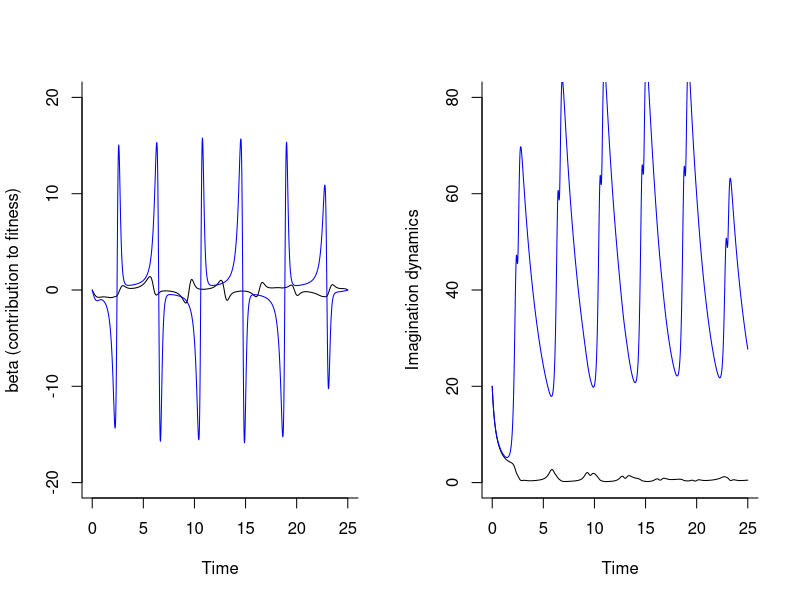

Write R code to recreate this figure.
#imagination optimal control

obs=10000 
nobs=obs+1
tol=0.001

beta=array(0,dim=c(nobs)) 
beta1=array(0,dim=c(nobs)) 
oldbeta=array(0,dim=c(nobs)) 
x=array(0,dim=c(nobs)) 
oldx=array(0,dim=c(nobs))
y=array(0,dim=c(nobs))
oldy=array(0,dim=c(nobs))
M=array(0,dim=c(nobs))
oldM=array(0,dim=c(nobs)) 

lambda1=array(0,dim=c(nobs)) 
lambda2=array(0,dim=c(nobs))
lambda3=array(0,dim=c(nobs))
oldlambda1=array(0,dim=c(nobs))
oldlambda2=array(0,dim=c(nobs))
oldlambda3=array(0,dim=c(nobs)) 

nbeta=array(0,dim=c(nobs)) 
nbeta1=array(0,dim=c(nobs)) 
noldbeta=array(0,dim=c(nobs)) 
nx=array(0,dim=c(nobs)) 
noldx=array(0,dim=c(nobs))
ny=array(0,dim=c(nobs))
noldy=array(0,dim=c(nobs))
N=array(0,dim=c(nobs))
noldN=array(0,dim=c(nobs)) 

nlambda1=array(0,dim=c(nobs)) 
nlambda2=array(0,dim=c(nobs))
nlambda3=array(0,dim=c(nobs))
noldlambda1=array(0,dim=c(nobs))
noldlambda2=array(0,dim=c(nobs))
noldlambda3=array(0,dim=c(nobs)) 

pow=function(x,n){x^n}

x[1]=1.0
y[1]=1.0
M[1]=20.0

nx[1]=1.0
ny[1]=1.0
N[1]=20.0

alpha=1.75
rho=0.5
c=1.25
gamma=0.1

epsilon1=3.0
epsilon2=2.0

nalpha=1.75
nrho=0.5
nc=2.5
ngamma=0.1

nepsilon1=3.0
nepsilon2=2.0

h=0.0025
ht=h/2
count=0

repeat {
  
  for(i in 1:obs){
    oldbeta[i]=beta[i]
    oldx[i]=x[i]
    oldy[i]=y[i]
    oldM[i]=M[i]
    oldlambda1[i]=lambda1[i]
    oldlambda2[i]=lambda2[i]
    oldlambda3[i]=lambda3[i]
    
    noldbeta[i]=nbeta[i]
    noldx[i]=nx[i]
    noldy[i]=ny[i]
    noldN[i]=N[i]
    noldlambda1[i]=nlambda1[i]
    noldlambda2[i]=nlambda2[i]
    noldlambda3[i]=nlambda3[i]
    }
  
  for(j in 1:obs){
    
    k11=y[j]
    k12=c*(1-pow(x[j],2))*y[j]-x[j]
    k13=alpha-rho*M[j]-gamma*M[j]*N[j]+beta[j]*(y[j]+c*(1-pow(x[j],2))*y[j]-x[j])
    
    nk11=ny[j]
    nk12=nc*(1-pow(nx[j],2))*ny[j]-nx[j]
    nk13=nalpha-nrho*N[j]-ngamma*M[j]*N[j]+nbeta[j]*(ny[j]+nc*(1-pow(nx[j],2))*ny[j]-nx[j])
    
    #------------------
    
    k21=y[j]+ht*k12
    k22=c*(1-pow((x[j]+ht*k11),2))*(y[j]+ht*k12)-(x[j]+ht*k11)
    k23=alpha-rho*(M[j]+ht*k13)-gamma*(M[j]+ht*k13)*(N[j]+ht*nk13)+0.5*(beta[j]+beta[j+1])*((y[j]+ht*k12)+c*(1-pow((x[j]+ht*k11),2))*(y[j]+ht*k12)-(x[j]+ht*k11))
    
    nk21=ny[j]+ht*nk12
    nk22=nc*(1-pow((nx[j]+ht*nk11),2))*(ny[j]+ht*nk12)-(nx[j]+ht*nk11)
    nk23=nalpha-nrho*(N[j]+ht*nk13)-ngamma*(M[j]+ht*k13)*(N[j]+ht*nk13)+0.5*(nbeta[j]+nbeta[j+1])*((ny[j]+ht*nk12)+nc*(1-pow((nx[j]+ht*nk11),2))*(ny[j]+ht*nk12)-(nx[j]+ht*nk11))
    
    #------------------
    
    k31=y[j]+ht*k22
    k32=c*(1-pow((x[j]+ht*k21),2))*(y[j]+ht*k22)-(x[j]+ht*k21)
    k33=alpha-rho*(M[j]+ht*k23)-gamma*(M[j]+ht*k23)*(N[j]+ht*nk23)+0.5*(beta[j]+beta[j+1])*((y[j]+ht*k22)+c*(1-pow((x[j]+ht*k21),2))*(y[j]+ht*k22)-(x[j]+ht*k21))
    
    nk31=ny[j]+ht*nk22
    nk32=nc*(1-pow((nx[j]+ht*nk21),2))*(ny[j]+ht*nk22)-(nx[j]+ht*nk21)
    nk33=nalpha-nrho*(N[j]+ht*nk23)-ngamma*(M[j]+ht*k23)*(N[j]+ht*nk23)+0.5*(nbeta[j]+nbeta[j+1])*((ny[j]+ht*nk22)+nc*(1-pow((nx[j]+ht*nk21),2))*(ny[j]+ht*nk22)-(nx[j]+ht*nk21))
    
    #------------------
    
    k41=y[j]+h*k32
    k42=c*(1-pow((x[j]+h*k31),2))*(y[j]+h*k32)-(x[j]+h*k31)
    k43=alpha-rho*(M[j]+h*k33)-gamma*(M[j]+h*k33)*(N[j]+h*nk33)+beta[j+1]*((y[j]+h*k32)+c*(1-pow((x[j]+h*k31),2))*(y[j]+h*k32)-(x[j]+h*k31))
    
    nk41=ny[j]+h*nk32
    nk42=nc*(1-pow((nx[j]+h*nk31),2))*(ny[j]+h*nk32)-(nx[j]+h*nk31)
    nk43=nalpha-nrho*(N[j]+h*nk33)-ngamma*(M[j]+h*k33)*(N[j]+h*nk33)+nbeta[j+1]*((ny[j]+h*nk32)+nc*(1-pow((nx[j]+h*nk31),2))*(ny[j]+h*nk32)-(nx[j]+h*nk31))
    
    #------------------
    
    x[j+1]=x[j]+(h/6.0)*(k11+2*k21+2*k31+k41);
    y[j+1]=y[j]+(h/6.0)*(k12+2*k22+2*k32+k42);
    M[j+1]=M[j]+(h/6.0)*(k13+2*k23+2*k33+k43);
    
    nx[j+1]=nx[j]+(h/6.0)*(nk11+2*nk21+2*nk31+nk41);
    ny[j+1]=ny[j]+(h/6.0)*(nk12+2*nk22+2*nk32+nk42);
    N[j+1]=N[j]+(h/6.0)*(nk13+2*nk23+2*nk33+nk43);
    
      
  }
  
  
  for(i in 1:obs){
    j=obs+2-i;
    
    dbeta=0.5*(beta[j]+beta[j-1])
    ndbeta=0.5*(nbeta[j]+nbeta[j-1])
    
    kl11=-(-2*lambda2[j]*c*x[j]*y[j]- lambda2[j] - 2*lambda3[j]*c*beta[j]*x[j]*y[j]-lambda3[j]*beta[j])
    kl12=-(lambda1[j]+lambda2[j]*c*(1-pow(x[j],2))+lambda3[j]*(beta[j]+beta[j]*c*(1-pow(x[j],2))))
    kl13=-(epsilon1 - lambda3[j]*(rho+gamma*N[j]))
    
    nkl11=-(-2*nlambda2[j]*nc*nx[j]*ny[j] - nlambda2[j] - 2*nlambda3[j]*nc*nbeta[j]*nx[j]*ny[j]-nlambda3[j]*nbeta[j])
    nkl12=-(nlambda1[j]+nlambda2[j]*nc*(1-pow(nx[j],2))+nlambda3[j]*(nbeta[j]+nbeta[j]*nc*(1-pow(nx[j],2))))
    nkl13=-(nepsilon1 - nlambda3[j]*nrho-nlambda3[j]*ngamma*M[j])
    
    #------------------ 
    
    kl21=-(-2*(lambda2[j]-ht*kl12)*c*x[j]*y[j]- (lambda2[j]-ht*kl12) - 2*(lambda3[j]-ht*kl13)*c*dbeta*x[j]*y[j]-(lambda3[j]-ht*kl13)*dbeta)
    kl22=-((lambda1[j]-ht*kl11)+(lambda2[j]-ht*kl12)*c*(1-pow(x[j],2))+(lambda3[j]-ht*kl13)*(dbeta+dbeta*c*(1-pow(x[j],2))))
    kl23=-(epsilon1 - (lambda3[j]-ht*kl13)*(rho+gamma*N[j]))
    
    nkl21=-(-2*(nlambda2[j]-ht*nkl12)*nc*nx[j]*ny[j]- (nlambda2[j]-ht*nkl12) - 2*(nlambda3[j]-ht*nkl13)*nc*ndbeta*nx[j]*ny[j]-(nlambda3[j]-ht*nkl13)*ndbeta)
    nkl22=-((nlambda1[j]-ht*nkl11)+(nlambda2[j]-ht*nkl12)*nc*(1-pow(nx[j],2))+(nlambda3[j]-ht*nkl13)*(ndbeta+ndbeta*nc*(1-pow(nx[j],2))))
    nkl23=-(nepsilon1 - (nlambda3[j]-ht*nkl13)*nrho-(nlambda3[j]-ht*nkl13)*ngamma*M[j])
    
    #------------------
    
    kl31=-(-2*(lambda2[j]-ht*kl22)*c*x[j]*y[j]- (lambda2[j]-ht*kl22) - 2*(lambda3[j]-ht*kl23)*c*dbeta*x[j]*y[j]-(lambda3[j]-ht*kl23)*dbeta)
    kl32=-((lambda1[j]-ht*kl21)+(lambda2[j]-ht*kl22)*c*(1-pow(x[j],2))+(lambda3[j]-ht*kl23)*(dbeta+dbeta*c*(1-pow(x[j],2))))
    kl33=-(epsilon1 - (lambda3[j]-ht*kl23)*(rho+gamma*N[j]))
    
    nkl31=-(-2*(nlambda2[j]-ht*nkl22)*nc*nx[j]*ny[j]- (nlambda2[j]-ht*nkl22) - 2*(nlambda3[j]-ht*nkl23)*nc*ndbeta*nx[j]*ny[j]-(nlambda3[j]-ht*nkl23)*ndbeta)
    nkl32=-((nlambda1[j]-ht*nkl21)+(nlambda2[j]-ht*nkl22)*nc*(1-pow(nx[j],2)) +(nlambda3[j]-ht*nkl23)*(ndbeta+ndbeta*nc*(1-pow(nx[j],2))))
    nkl33=-(nepsilon1 - (nlambda3[j]-ht*nkl23)*nrho-(nlambda3[j]-ht*nkl23)*ngamma*M[j])
    
    #------------------
    
    kl41=-(-2*(lambda2[j]-h*kl32)*c*x[j]*y[j]- (lambda2[j]-h*kl32) - 2*(lambda3[j]-h*kl33)*c*beta[j-1]*x[j]*y[j]-(lambda3[j]-h*kl33)*beta[j-1])
    kl42=-((lambda1[j]-h*kl31)+(lambda2[j]-h*kl32)*c*(1-pow(x[j],2))+(lambda3[j]-h*kl33)*(beta[j-1]+beta[j-1]*c*(1-pow(x[j],2))))
    kl43=-(epsilon1 - (lambda3[j]-h*kl33)*(rho+gamma*N[j]))
    
    nkl41=-(-2*(nlambda2[j]-h*nkl32)*nc*nx[j]*ny[j]- (nlambda2[j]-h*nkl32) - 2*(nlambda3[j]-h*nkl33)*nc*nbeta[j-1]*nx[j]*ny[j]-(nlambda3[j]-h*nkl33)*nbeta[j-1])
    nkl42=-((nlambda1[j]-h*nkl31)+(nlambda2[j]-h*nkl32)*nc*(1-pow(nx[j],2)) +(nlambda3[j]-h*nkl33)*(nbeta[j-1]+nbeta[j-1]*nc*(1-pow(nx[j],2))))
    nkl43=-(nepsilon1 - (nlambda3[j]-h*nkl33)*nrho-(nlambda3[j]-h*nkl33)*ngamma*M[j])
    
    #------------------
  
    lambda1[j-1]=lambda1[j]-(h/6.0)*(kl11+2.0*kl21+2.0*kl31+kl41)
    lambda2[j-1]=lambda2[j]-(h/6.0)*(kl12+2.0*kl22+2.0*kl32+kl42)
    lambda3[j-1]=lambda3[j]-(h/6.0)*(kl13+2.0*kl23+2.0*kl33+kl43)
    
    nlambda1[j-1]=nlambda1[j]-(h/6.0)*(nkl11+2.0*nkl21+2.0*nkl31+nkl41)
    nlambda2[j-1]=nlambda2[j]-(h/6.0)*(nkl12+2.0*nkl22+2.0*nkl32+nkl42)
    nlambda3[j-1]=nlambda3[j]-(h/6.0)*(nkl13+2.0*nkl23+2.0*nkl33+nkl43)
  }
  
  for(kv in 1:obs){
    beta1[kv]=lambda3[kv]*(y[kv]+c*(1-pow(x[kv],2))*y[kv]-x[kv])/(2*epsilon2)
    beta[kv]=(beta1[kv]+oldbeta[kv])/2
    
    nbeta1[kv]=nlambda3[kv]*(ny[kv]+nc*(1-pow(nx[kv],2))*ny[kv]-nx[kv])/(2*nepsilon2)
    nbeta[kv]=(nbeta1[kv]+noldbeta[kv])/2}
  
  st=array(0, dim=c(14)) 
  tmp=array(0, dim=c(7)) 
  
  nst=array(0, dim=c(14)) 
  ntmp=array(0, dim=c(7)) 
  
  for(kv in 1:obs){
    
    #player 1
    st[1]=st[1]+abs(beta[kv])
    st[2]=st[2]+abs(oldbeta[kv]-beta[kv])
    
    st[3]=st[3]+abs(x[kv])
    st[4]=st[4]+abs(oldx[kv]-x[kv])
    
    st[5]=st[5]+abs(y[kv])
    st[6]=st[6]+abs(oldy[kv]-y[kv])
    
    st[7]=st[7]+abs(M[kv])
    st[8]=st[8]+abs(oldM[kv]-M[kv])
    
    st[9]=st[9]+abs(lambda1[kv])
    st[10]=st[10]+abs(oldlambda1[kv]-lambda1[kv])
    
    st[11]=st[11]+abs(lambda2[kv])
    st[12]=st[12]+abs(oldlambda2[kv]-lambda2[kv])
    
    st[13]=st[13]+abs(lambda3[kv])
    st[14]=st[14]+abs(oldlambda3[kv]-lambda3[kv])
    
    #player 2
    nst[1]=nst[1]+abs(nbeta[kv])
    nst[2]=nst[2]+abs(noldbeta[kv]-nbeta[kv])
    
    nst[3]=nst[3]+abs(nx[kv])
    nst[4]=nst[4]+abs(noldx[kv]-nx[kv])
    
    nst[5]=nst[5]+abs(ny[kv])
    nst[6]=nst[6]+abs(noldy[kv]-ny[kv])
    
    nst[7]=nst[7]+abs(N[kv])
    nst[8]=nst[8]+abs(noldN[kv]-N[kv])
    
    nst[9]=nst[9]+abs(nlambda1[kv])
    nst[10]=nst[10]+abs(noldlambda1[kv]-nlambda1[kv])
    
    nst[11]=nst[11]+abs(nlambda2[kv])
    nst[12]=nst[12]+abs(noldlambda2[kv]-nlambda2[kv])
    
    nst[13]=nst[13]+abs(nlambda3[kv])
    nst[14]=nst[14]+abs(noldlambda3[kv]-nlambda3[kv])
  }
  
  tmp[1]=tol*st[1]-st[2]
  tmp[2]=tol*st[3]-st[4]
  tmp[3]=tol*st[5]-st[6]
  tmp[4]=tol*st[7]-st[8]
  tmp[5]=tol*st[9]-st[10]
  tmp[6]=tol*st[11]-st[12]
  tmp[7]=tol*st[13]-st[14]
  
  t1=min(tmp[1],tmp[2])
  t2=min(t1,tmp[3])
  t3=min(t2,tmp[4])
  t4=min(t3,tmp[5])
  t5=min(t4,tmp[6])
  v=min(t5,tmp[7])
  
  #player 2 
  
  ntmp[1]=tol*nst[1]-nst[2]
  ntmp[2]=tol*nst[3]-nst[4]
  ntmp[3]=tol*nst[5]-nst[6]
  ntmp[4]=tol*nst[7]-nst[8]
  ntmp[5]=tol*nst[9]-nst[10]
  ntmp[6]=tol*nst[11]-nst[12]
  ntmp[7]=tol*nst[13]-nst[14]
  
  nt1=min(ntmp[1],ntmp[2])
  nt2=min(nt1,ntmp[3])
  nt3=min(nt2,ntmp[4])
  nt4=min(nt3,ntmp[5])
  nt5=min(nt4,ntmp[6])
  nv=min(nt5,ntmp[7])

  count=count+1
  if(v>0 && nv>0) {break}
}

par(mfrow=c(1,2))
t=seq(0,obs*h,length=nobs)
plot(seq(0,obs*h,length=10),seq(-20,20,length=10),type="n",bty="l",xlab="Time",
     ylab="beta (contribution to fitness)")
lines(t,beta)
lines(t,nbeta,col="blue")

plot(seq(0,obs*h,length=10),seq(0,80,length=10),type="n",bty="l",xlab="Time",
     ylab="Imagination dynamics")
lines(t,M)
lines(t,N,col="blue")
